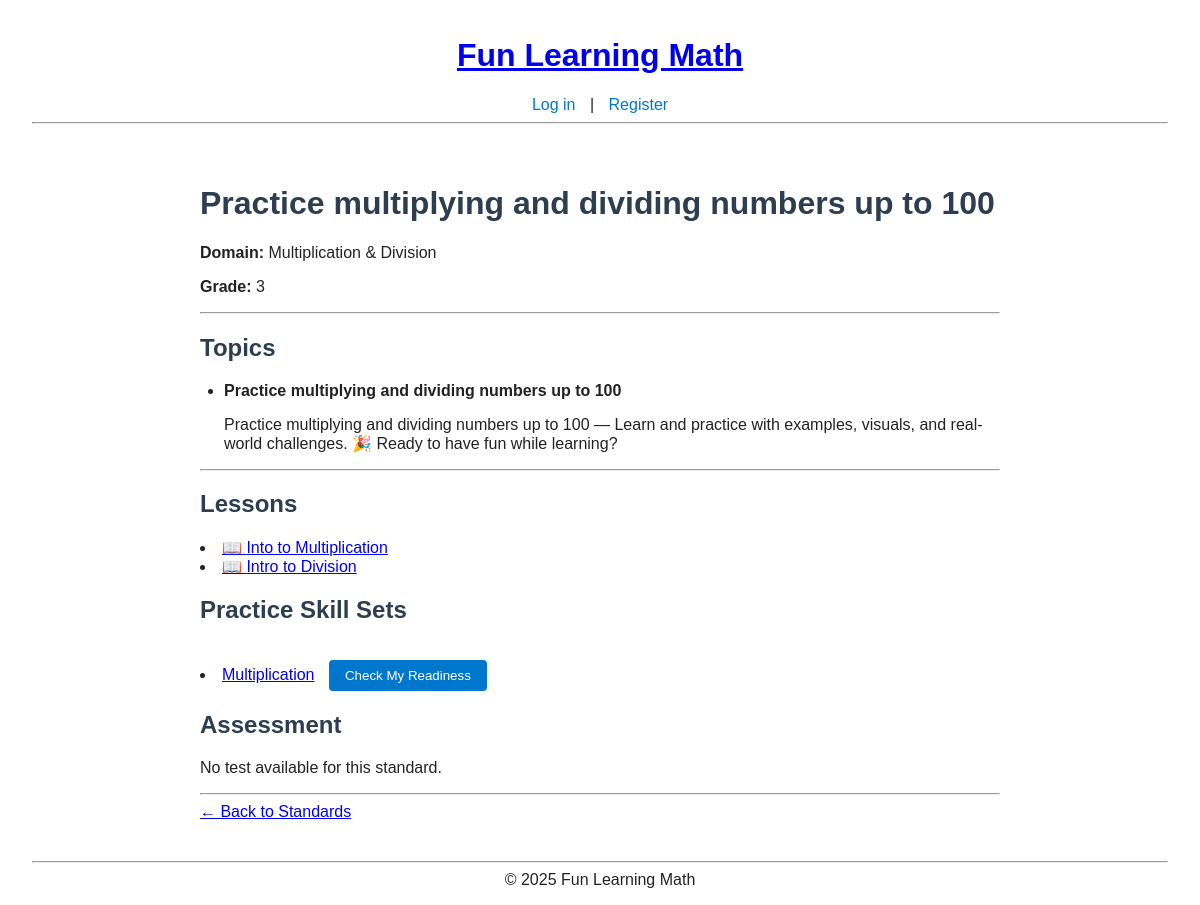
Screenshot of /curriculum/3/multiplication-division/standard/1/ with the database file from the repository.
### curriculum/models.py (models this page shows, shortened)
class Standard(models.Model):
    domain      = models.ForeignKey(Domain, on_delete=models.CASCADE, related_name="standards")
    code        = models.CharField(max_length=20, unique=True)
    description = models.TextField()

class Domain(models.Model):
    grade = models.ForeignKey(Grade, on_delete=models.CASCADE, related_name="domains")
    name  = models.CharField(max_length=100)
    slug  = models.SlugField(max_length=120, blank=True)
    sort_order = models.PositiveSmallIntegerField(default=00)
    class Meta:
        unique_together = ("grade", "name")
        ordering = ["grade__level", "sort_order", "name"]

class Grade(models.Model):
    level = models.PositiveSmallIntegerField(unique=True)   # 3-8, 9(SHSAT), 10(SAT)
    class Meta:
        ordering = ["level"]

class Topic(models.Model):
    standard = models.ForeignKey(Standard, on_delete=models.CASCADE, related_name="topics")
    title = models.CharField(max_length=255)
    description = models.TextField()
    source_id = models.CharField(max_length=20, blank=True, null=True)  # NEW
    class Meta:
        unique_together = ("standard", "title")

class Lesson(models.Model):
    title = models.CharField(max_length=200)
    content = models.TextField(blank=True)               # or RichText in future
    attachment = models.FileField(upload_to="lessons/", blank=True, null=True)
    standard = models.ForeignKey(Standard, on_delete=models.CASCADE, related_name="lessons")
    created_at = models.DateTimeField(auto_now_add=True)

### practice/models.py (models this page shows, shortened)
class SkillSet(models.Model):
    title = models.CharField(max_length=100)
    description = models.TextField(blank=True)
    related_standards = models.ManyToManyField(Standard, blank=True)

### curriculum/views.py (the view)
# urls.py: path("<int:grade_level>/<slug:domain_slug>/standard/<int:pk>/", StandardDetailView.as_view(), name="standard_detail"),
class StandardDetailView(DetailView):
    model = Standard
    template_name = "curriculum/standard_detail.html"
    context_object_name = "standard"
    def get_object(self):
        return get_object_or_404(
            Standard,
            pk=self.kwargs["pk"],
            domain__grade__level=self.kwargs["grade_level"],
            domain__slug=self.kwargs["domain_slug"],
        )
    def get_context_data(self, **kwargs):
        ctx = super().get_context_data(**kwargs)
        ctx["skillsets"] = SkillSet.objects.filter(related_standards=self.object)
        ctx["lessons"] = self.object.lessons.all()
        user = self.request.user
        test = Test.objects.filter(standards=self.object).first()
        ctx["test"] = test
        ctx["test_unlocked"] = False
        if user.is_authenticated and test:
            ctx["test_unlocked"] = has_mastered_standard(user, self.object)
        return ctx

### curriculum/templates/curriculum/standard_detail.html (shortened to what this page needs)
{% extends "base.html" %}
{% block content %}
<h1>{{ standard.description }}</h1>
<p><strong>Domain:</strong> {{ standard.domain.name }}</p>
<p><strong>Grade:</strong> {{ standard.domain.grade.level }}</p>
<hr>
<h2>Topics</h2>
{% if standard.topics.all %}
    <ul>
    {% for topic in standard.topics.all %}
    <li>
        <strong>{{ topic.title }}</strong><br>
        <p>{{ topic.description }}</p>
    </li>
    {% endfor %}
    </ul>
{% else %}
    <p>No topics yet for this standard</p>
{% endif %}
<hr>
<h2>Lessons</h2>
{% for lesson in lessons %}
    <li>
        <a href="{% url 'curriculum:lesson_detail' grade_level=standard.domain.grade.level domain_slug=standard.domain.slug pk=lesson.id %}"
           style="color: blue; text-decoration: underline;">
            📖 {{ lesson.title }}
        </a>
    </li>
{% endfor %}
<h2>Practice Skill Sets</h2>
{% for s in skillsets %}
    <li>
        <a href="{% url 'practice:start' s.id %}">{{ s.title }}</a>
        <button
            hx-get="{% url 'practice:skillset_readiness' s.id %}"
            hx-target="#readiness-status-{{ s.id }}"
            hx-swap="innerHTML"
            style="margin-left: 10px;"
        >
            Check My Readiness
        </button>
    </li>
{% endfor %}
<h2>Assessment</h2>
{% if test %}
    {% if test_unlocked %}
        <p><strong>{{ test.title }}</strong></p>
        <a class="btn btn-primary" href="{% url 'assessments:start' test.id %}">Take Test</a>
    {% else %}
        <p>📌 Complete all practice skill sets to unlock the test.</p>
    {% endif %}
{% else %}
    <p>No test available for this standard.</p>
{% endif %}
<hr>
<a href="{% url 'core:grade_detail' standard.domain.grade.level %}#{{ standard.domain.slug }}">
  ← Back to Standards
</a>
{% endblock %}

### static/style.css (style rules this page uses)
body { font-family: Arial, sans-serif; background-color: #fff; color: #222; margin: 0; padding: 0 1rem; }
h1, h2, h3 { color: #2c3e50; }
ul { padding-left: 1.5rem; }
ul li { margin-bottom: 0.5rem; }
button { margin-top: 1rem; padding: 0.5rem 1rem; background-color: #0077cc; color: white; border: none; border-radius: 4px; cursor: pointer; }

### rows the page displays
Standard: description "Practice multiplying and dividing numbers up to 100", domain.name "Multiplication & Division", domain.grade.level "3"
Topic: title "Practice multiplying and dividing numbers up to 100", description "Practice multiplying and dividing numbers up to 100 — Learn and practice with examples, visuals, and real-world challenges. 🎉 Ready to have fun while learning?"
Lesson: title "Into to Multiplication"
Lesson: title "Intro to Division"
SkillSet: title "Multiplication"
